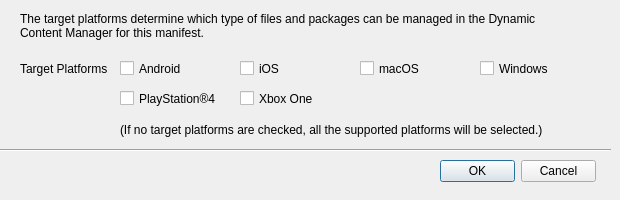
<?xml version="1.0" encoding="UTF-8"?>
<ui version="4.0">
 <class>ChangeTargetPlatformDialog</class>
 <widget class="QDialog" name="ChangeTargetPlatformDialog">
  <property name="geometry">
   <rect>
    <x>0</x>
    <y>0</y>
    <width>620</width>
    <height>200</height>
   </rect>
  </property>
  <property name="minimumSize">
   <size>
    <width>620</width>
    <height>200</height>
   </size>
  </property>
  <property name="maximumSize">
   <size>
    <width>620</width>
    <height>200</height>
   </size>
  </property>
  <property name="windowTitle">
   <string>Change target platforms</string>
  </property>
  <widget class="QLabel" name="label">
   <property name="geometry">
    <rect>
     <x>20</x>
     <y>0</y>
     <width>531</width>
     <height>52</height>
    </rect>
   </property>
   <property name="text">
    <string>The target platforms determine which type of files and packages can be managed in the Dynamic Content Manager for this manifest.</string>
   </property>
   <property name="wordWrap">
    <bool>true</bool>
   </property>
  </widget>
  <widget class="QDialogButtonBox" name="buttonBox">
   <property name="geometry">
    <rect>
     <x>440</x>
     <y>160</y>
     <width>156</width>
     <height>23</height>
    </rect>
   </property>
   <property name="orientation">
    <enum>Qt::Horizontal</enum>
   </property>
   <property name="standardButtons">
    <set>QDialogButtonBox::Cancel|QDialogButtonBox::Ok</set>
   </property>
  </widget>
  <widget class="Line" name="line">
   <property name="geometry">
    <rect>
     <x>0</x>
     <y>140</y>
     <width>611</width>
     <height>20</height>
    </rect>
   </property>
   <property name="orientation">
    <enum>Qt::Horizontal</enum>
   </property>
  </widget>
  <widget class="QLabel" name="label_3">
   <property name="geometry">
    <rect>
     <x>120</x>
     <y>120</y>
     <width>431</width>
     <height>20</height>
    </rect>
   </property>
   <property name="text">
    <string>(If no target platforms are checked, all the supported platforms will be selected.)</string>
   </property>
  </widget>
  <widget class="QLabel" name="platformLabel">
   <property name="geometry">
    <rect>
     <x>20</x>
     <y>60</y>
     <width>95</width>
     <height>17</height>
    </rect>
   </property>
   <property name="minimumSize">
    <size>
     <width>95</width>
     <height>0</height>
    </size>
   </property>
   <property name="maximumSize">
    <size>
     <width>95</width>
     <height>16777215</height>
    </size>
   </property>
   <property name="text">
    <string>Target Platforms   </string>
   </property>
  </widget>
  <widget class="QCheckBox" name="es3">
   <property name="geometry">
    <rect>
     <x>120</x>
     <y>60</y>
     <width>118</width>
     <height>17</height>
    </rect>
   </property>
   <property name="minimumSize">
    <size>
     <width>118</width>
     <height>0</height>
    </size>
   </property>
   <property name="maximumSize">
    <size>
     <width>118</width>
     <height>16777215</height>
    </size>
   </property>
   <property name="text">
    <string>Android  </string>
   </property>
  </widget>
  <widget class="QCheckBox" name="ios">
   <property name="geometry">
    <rect>
     <x>240</x>
     <y>60</y>
     <width>118</width>
     <height>17</height>
    </rect>
   </property>
   <property name="minimumSize">
    <size>
     <width>118</width>
     <height>0</height>
    </size>
   </property>
   <property name="maximumSize">
    <size>
     <width>118</width>
     <height>16777215</height>
    </size>
   </property>
   <property name="text">
    <string>iOS</string>
   </property>
  </widget>
  <widget class="QCheckBox" name="osx_gl">
   <property name="geometry">
    <rect>
     <x>360</x>
     <y>60</y>
     <width>118</width>
     <height>17</height>
    </rect>
   </property>
   <property name="minimumSize">
    <size>
     <width>118</width>
     <height>0</height>
    </size>
   </property>
   <property name="maximumSize">
    <size>
     <width>118</width>
     <height>16777215</height>
    </size>
   </property>
   <property name="text">
    <string>macOS</string>
   </property>
  </widget>
  <widget class="QCheckBox" name="pc">
   <property name="geometry">
    <rect>
     <x>480</x>
     <y>60</y>
     <width>118</width>
     <height>17</height>
    </rect>
   </property>
   <property name="minimumSize">
    <size>
     <width>118</width>
     <height>0</height>
    </size>
   </property>
   <property name="maximumSize">
    <size>
     <width>118</width>
     <height>16777215</height>
    </size>
   </property>
   <property name="text">
    <string>Windows</string>
   </property>
  </widget>
  <widget class="QCheckBox" name="ps4">
   <property name="geometry">
    <rect>
     <x>120</x>
     <y>90</y>
     <width>116</width>
     <height>17</height>
    </rect>
   </property>
   <property name="minimumSize">
    <size>
     <width>116</width>
     <height>0</height>
    </size>
   </property>
   <property name="maximumSize">
    <size>
     <width>116</width>
     <height>16777215</height>
    </size>
   </property>
   <property name="text">
    <string>PlayStation®4</string>
   </property>
  </widget>
  <widget class="QCheckBox" name="xboxone">
   <property name="geometry">
    <rect>
     <x>240</x>
     <y>90</y>
     <width>96</width>
     <height>17</height>
    </rect>
   </property>
   <property name="minimumSize">
    <size>
     <width>96</width>
     <height>0</height>
    </size>
   </property>
   <property name="maximumSize">
    <size>
     <width>96</width>
     <height>16777215</height>
    </size>
   </property>
   <property name="text">
    <string>Xbox One</string>
   </property>
  </widget>
 </widget>
 <resources/>
 <connections>
  <connection>
   <sender>buttonBox</sender>
   <signal>accepted()</signal>
   <receiver>ChangeTargetPlatformDialog</receiver>
   <slot>accept()</slot>
   <hints>
    <hint type="sourcelabel">
     <x>248</x>
     <y>254</y>
    </hint>
    <hint type="destinationlabel">
     <x>157</x>
     <y>274</y>
    </hint>
   </hints>
  </connection>
  <connection>
   <sender>buttonBox</sender>
   <signal>rejected()</signal>
   <receiver>ChangeTargetPlatformDialog</receiver>
   <slot>reject()</slot>
   <hints>
    <hint type="sourcelabel">
     <x>316</x>
     <y>260</y>
    </hint>
    <hint type="destinationlabel">
     <x>286</x>
     <y>274</y>
    </hint>
   </hints>
  </connection>
 </connections>
</ui>
